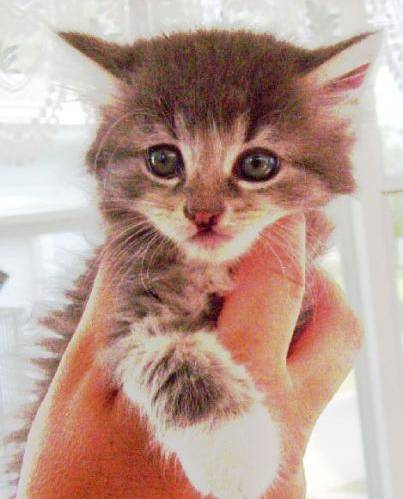
#> input picture Data/Cat/cat.100.jpg, 403 x 499 px, found by its file name; its folder holds only this picture in this run
$ jupyter execute --allow-errors Image_classification_using_CNN.ipynb
#> lines starting #> are read from the running program, lines starting #| are printed output that depends on the picture
[cell 1]
from google.colab import drive
drive.mount('/content/drive')

[cell 2]
import pandas as pd
from sklearn.svm import SVC
import numpy as np
import matplotlib.pyplot as plt
import os #file and dictonary path define
from skimage.io import imread #used for reading images
from sklearn.model_selection import train_test_split
from skimage.transform import resize #for resize image

[cell 3]
os.listdir('/content/drive/MyDrive/Data')

[cell 4]
len(os.listdir('/content/drive/MyDrive/Data/Cat'))

[cell 5]
len(os.listdir('/content/drive/MyDrive/Data/Dog'))

[cell 6]
cat_path = os.path.join('/content/drive/MyDrive/Data','Cat') #Data .join cat
for img in os.listdir(cat_path):
  print(img)

[cell 7]
dog_path = os.path.join('/content/drive/MyDrive/Data','Dog')
for img in os.listdir(dog_path):
  print(img)
#> pass 2 of the loop `for img in os.listdir(dog_path):`:

[cell 8]
flat_data_arr=[] # usr=ed for collecting input variable
target_arr=[] # used fro collecting output variable
categories=['Cat','Dog'] ##cat==>cat>>0 Dog==>1
datadir='/content/drive/MyDrive/Data'

[cell 9]
for i in categories:
  print("Loading Categories------------")#cat
  path=os.path.join(datadir,i)
  for img in os.listdir(path):
    img_arr=imread(os.path.join(path,img))
#> img_arr is the input picture: shape (499, 403, 3); mean R, G, B 188, 158.8, 147.9
    img_resize=resize(img_arr,(150,150,3))
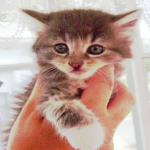
#> img_resize: shape (150, 150, 3) float64; mean R, G, B 0.737, 0.623, 0.58
    flat_data_arr.append(img_resize.flatten())#flatten to one dim
    target_arr.append(categories.index(i))
  print("Loaded Completly",i)
#> pass 2 of the loop `for i in categories:`:
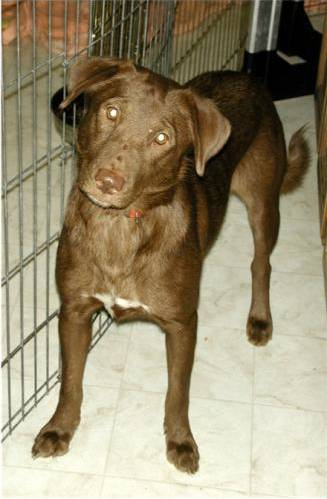
#> input picture Data/Dog/dog.1.jpg, 327 x 499 px, found by its file name
#> img_arr is the input picture: shape (499, 327, 3); mean R, G, B 150.2, 139, 111.5
#> `img_resize=resize(img_arr,(150,150,3))`:
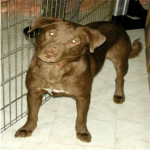
#> img_resize: shape (150, 150, 3) float64; mean R, G, B 0.589, 0.545, 0.437

[cell 10]
flat_data=np.array(flat_data_arr)#convert into arrray
target_data=np.array(target_arr)#converted into array

df=pd.DataFrame(flat_data)
df['Target'] = target_data

[cell 11]
x=df.iloc[:,:-1]
y=df.iloc[:,-1]
x_train,x_test,y_train,y_test=train_test_split(x,y,test_size=0.2,random_state=42)

[cell 12]
from sklearn.svm import SVC
model = SVC()
#> (the rest of this cell did not finish here and is left out)

[cell 13]
from sklearn.metrics import confusion_matrix,accuracy_score
#> (the rest of this cell did not finish here and is left out)

[cell 14]
path1 = '/content/drive/MyDrive/dog.68.jpg'
img = imread(path1)
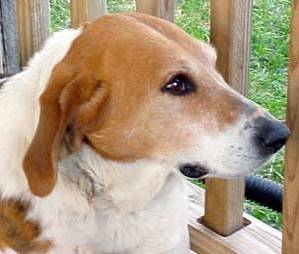
#> input picture Data/Dog/dog.68.jpg, 299 x 254 px, found by its file name
#> img is the input picture: shape (254, 299, 3); mean R, G, B 174, 154.3, 129.5
img = resize(img,(150,150,3)).flatten().reshape(1,-1)
#> (the rest of this cell did not finish here and is left out)
